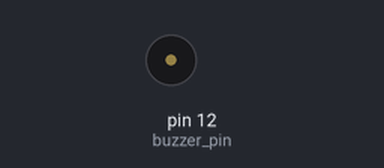
Recording of a program running on a simulated Raspberry Pi (header pin numbers). On the bench: buzzer (waves = sounding). What the program prints to the terminal is not drawn.

Above: at 0.1 s.
Timing chart, 0 to 1.6 s (numbered marks = the images above):
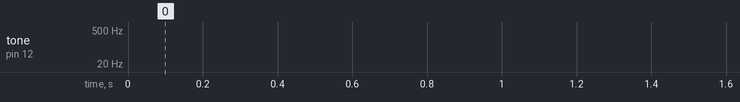

The program:

buzzer.py
```python
import RPi.GPIO as GPIO
from gpiozero import LED
import time

buzzer_pin = 12

def setup():
    # Remove warning message
    GPIO.setwarnings(False)
    # Set the pin mode to BOARD mode
    GPIO.setmode(GPIO.BOARD)
    # Set the touch button to input mode
    GPIO.setup(buzzer_pin,GPIO.OUT)


def buzzer() :

    MAX_FREQ = 20000
    initFreq = 100
    initDuty = 50

    INCREMENT = 50
    UP = 1

    buzz = GPIO.PWM(buzzer_pin,initFreq)
    buzz.start(initDuty)

    while True :

        print("({},{})".format(initFreq,initDuty))
        time.sleep(0.0005)

        if(initFreq == MAX_FREQ) :
            UP = 0

        if(initFreq == 0) :
            UP = 1


        if(UP) :
            initFreq = initFreq + INCREMENT
        else:
            initFreq = initFreq - INCREMENT

        if(initFreq == 0) :
            buzz.ChangeFrequency(initFreq+10)
        else :
            buzz.ChangeFrequency(initFreq)


if __name__ == '__main__':
    setup()
    buzzer()
```
